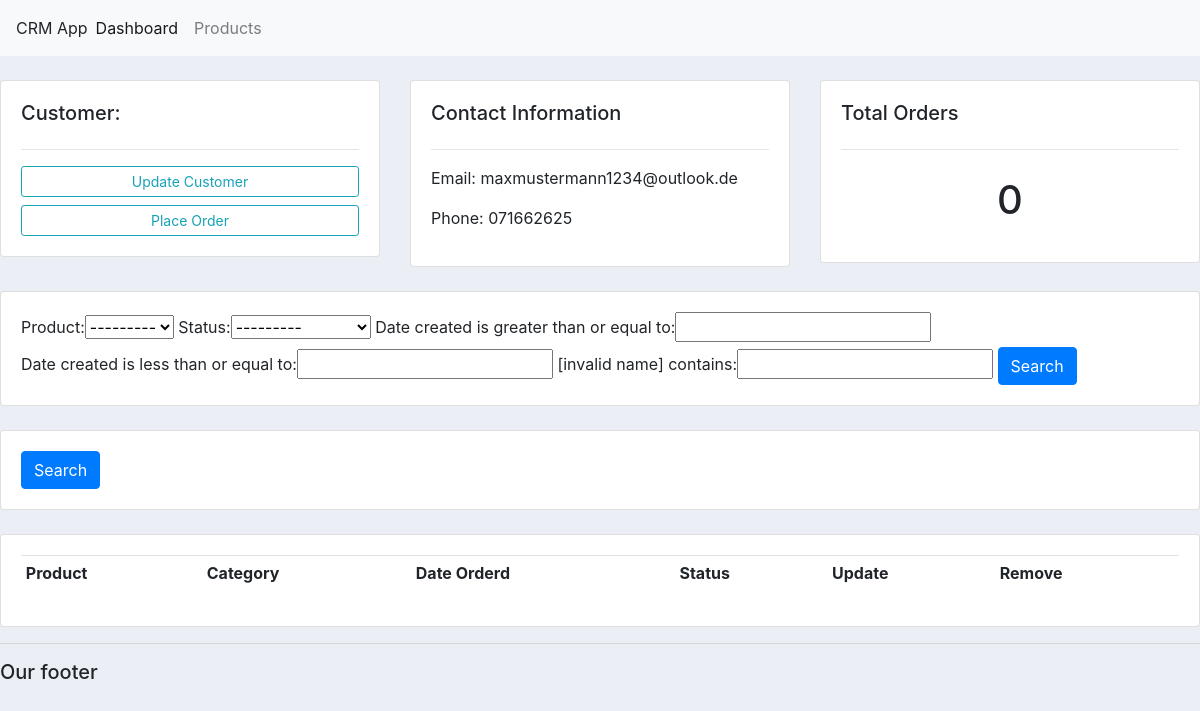
Page /customer/1/ on the earlier database version.
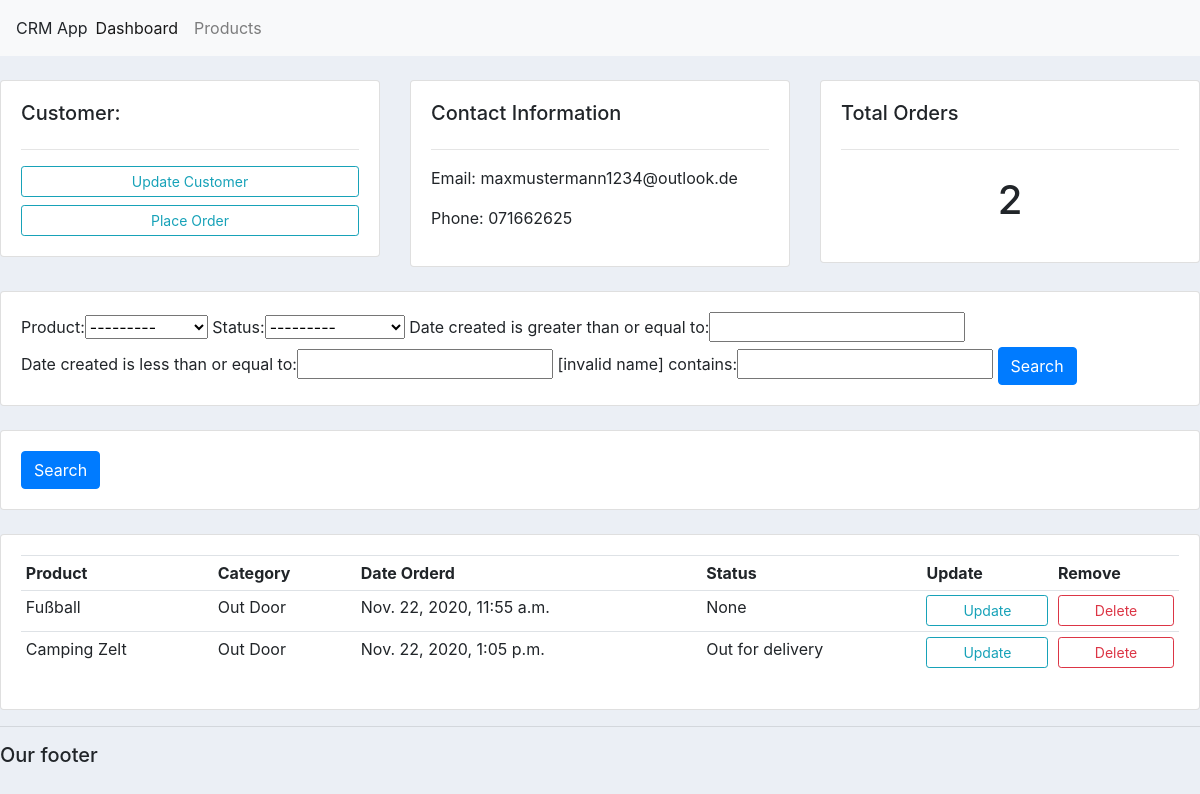
Same page on the later database version.
### accounts/models.py (models this page shows, shortened)
class Order(models.Model):
  STATUS = (
      ('Pending', 'Pending'),
      ('Out for delivery', 'Out for delivery'),
      ('Delivered', 'Delivered'),
      )
  customer = models.ForeignKey(Customer, null=True, on_delete= models.SET_NULL)
  product = models.ForeignKey(Product, null=True, on_delete= models.SET_NULL)
  date_created = models.DateTimeField(auto_now_add=True, null=True)
  status = models.CharField(max_length=200, null=True, choices=STATUS)

class Product(models.Model):
  CATEGORY = (
      ('Indoor', 'Indoor'),
      ('Out Door', 'Out Door'),
      )
  name = models.CharField(max_length=200, null=True)
  price = models.FloatField(null=True)
  category = models.CharField(max_length=200, null=True, choices=CATEGORY)
  description = models.CharField(max_length=200, null=True, blank=True)
  date_created = models.DateTimeField(auto_now_add=True, null=True)
  tags = models.ManyToManyField(Tag)
  def __str__(self):
    return self.name

### accounts/views.py (the view)
# urls.py: path('customer/<str:pk_test>/', views.customer, name="customers"),
def customer(request, pk_test):
  customer = Customer.objects.get(id=pk_test)
  orders = customer.order_set.all()
  orders_count = orders.count()
  myFilter = OrderFilter(request.GET, queryset=orders)
  orders = myFilter.qs
  context = {'customer': customer, 'orders': orders, 'orders_count': orders_count, 'myFilter': myFilter}
  return render(request, 'accounts/customer.html', context)

### accounts/templates/accounts/customer.html
{% extends 'accounts/main.html' %}
{% block content %}
  <br>
<div class="row">
  <div class="col-md">
    <div class="card card-body">
      <h5>Customer:</h5>
      <hr>
      <a class="btn btn-outline-info  btn-sm btn-block" href="">Update Customer</a>
      <a class="btn btn-outline-info  btn-sm btn-block" href="{% url 'create_order' customer.id %}">Place Order</a>
    </div>
  </div>
  <div class="col-md">
    <div class="card card-body">
      <h5>Contact Information</h5>
      <hr>
      <p>Email: {{customer.email}} </p>
      <p>Phone: {{customer.phone}}</p>
    </div>
  </div>
  <div class="col-md">
    <div class="card card-body">
      <h5>Total Orders</h5>
      <hr>
      <h1 style="text-align: center;padding: 10px">{{orders_count}}</h1>
    </div>
  </div>
</div>
<br>
<div class="row">
  <div class="col-md">
    <div class="card card-body">
      <form action="get">
        {{myFilter.form}}
        <button class="btn btn-primary" type="submit">Search</button>
      </form>
   </div>
  </div>
</div>
<br>
<div class="row">
  <div class="col">
    <div class="card card-body">
      <form method="get">
        <button class="btn btn-primary" type="submit">Search</button>
      </form>
    </div>
  </div>
</div>
<br>
<div class="row">
  <div class="col-md">
    <div class="card card-body">
      <table class="table table-sm">
        <tr>
          <th>Product</th>
          <th>Category</th>
          <th>Date Orderd</th>
          <th>Status</th>
          <th>Update</th>
          <th>Remove</th>
        </tr>
        {% for order in orders %}
        <tr>
          <td>{{order.product}}</td>
          <td>{{order.product.category}}</td>
          <td>{{order.date_created}}</td>
          <td>{{order.status}}</td>
          <td><a class="btn btn-outline-info  btn-sm btn-block" href="">Update</a></td>
          <td><a class="btn btn-outline-danger  btn-sm btn-block" href="">Delete</a></td
        </tr>
        {% endfor %}
      </table>
    </div>
  </div>
</div>
{% endblock %}

Differences in the rows shown:
added Order: product "Fußball", product.category "Out Door", date_created "Nov. 22, 2020, 11:55 a.m.", status "None"
added Order: product "Camping Zelt", product.category "Out Door", date_created "Nov. 22, 2020, 1:05 p.m.", status "Out for delivery"
Other differences:
{{ orders_count }}: "0" → "2"
